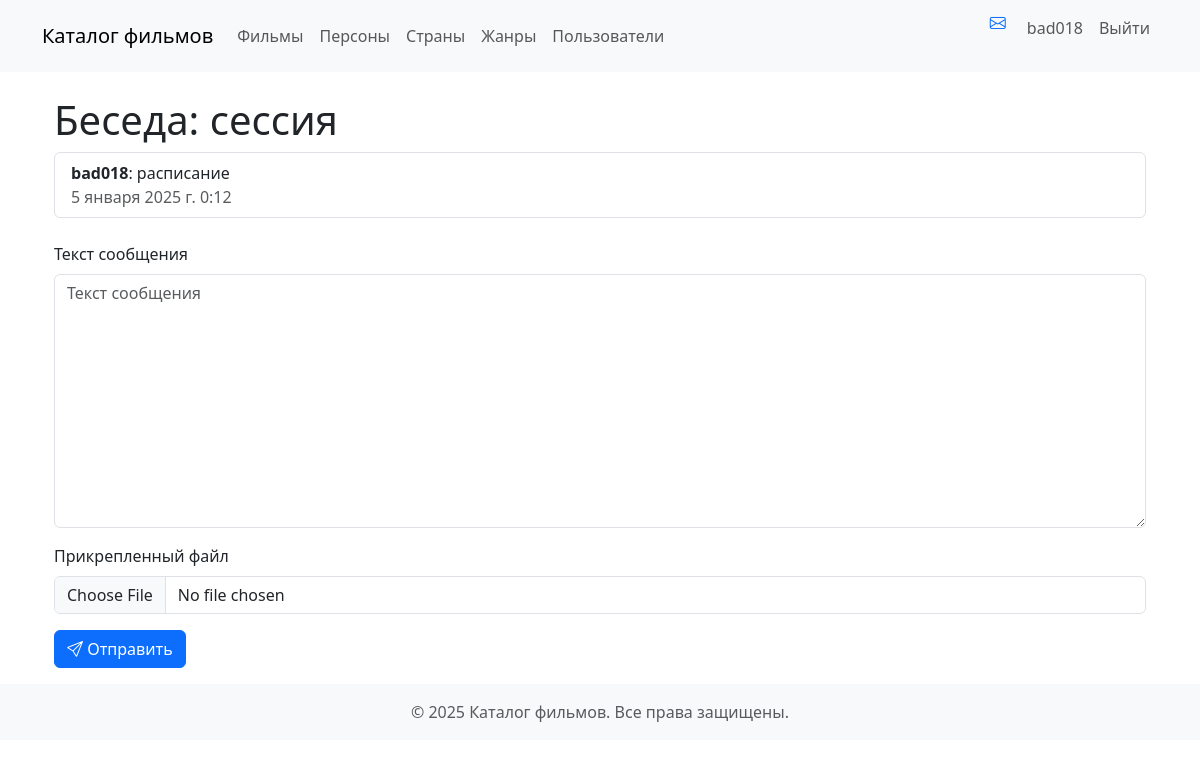
The app's page /accounts/conversation/19/ (signed in) with its own data.
### accounts/models.py (models this page shows, shortened)
class Conversation(MyModel):
    participants = models.ManyToManyField(
        settings.AUTH_USER_MODEL,  # Участники беседы
        verbose_name="Участники",
        blank=True
    )
    subject = models.CharField("Тема", max_length=255)
    created_at = models.DateTimeField("Дата создания", auto_now_add=True)
    class Meta:
        ordering = ["-created_at"]
        verbose_name = "Беседа"
        verbose_name_plural = "Беседы"

class Message(models.Model):
    sender = models.ForeignKey(
        settings.AUTH_USER_MODEL,
        on_delete=models.CASCADE,
        related_name='sent_messages',
        verbose_name="Отправитель"
    )
    recipient = models.ForeignKey(
        settings.AUTH_USER_MODEL,
        on_delete=models.CASCADE,
        related_name='received_messages',
        verbose_name="Получатель"
    )
    conversation = models.ForeignKey(
        'Conversation',
        on_delete=models.CASCADE,
        related_name='messages',
        verbose_name="Беседа",
        default=1
    )
    content = models.TextField("Текст сообщения")
    attachment = models.FileField("Прикрепленный файл", blank=True, null=True)
    created_at = models.DateTimeField("Дата создания", auto_now_add=True)
    class Meta:
        ordering = ["-created_at"]
        verbose_name = "Сообщение"
        verbose_name_plural = "Сообщения"

### accounts/views.py (the view)
# urls.py: path('conversation/<int:conversation_id>/', views.conversation_detail, name='conversation_detail'),
def conversation_detail(request, conversation_id):
    conversation = get_object_or_404(Conversation, id=conversation_id)
    messages_list = conversation.messages.all().order_by('created_at')
    if request.method == 'POST':
        form = MessageForm(request.POST, request.FILES)
        if form.is_valid():
            message = form.save(commit=False)
            message.sender = request.user
            message.conversation = conversation
            participants = conversation.participants.exclude(id=request.user.id)
            if participants.exists():
                message.recipient = participants.first()  # Отправляем первому участнику
            else:
                messages.error(request, 'Невозможно отправить сообщение: нет получателя.')
                return redirect('accounts:conversation_detail', conversation_id=conversation.id)
            message.save()
            return redirect('accounts:conversation_detail', conversation_id=conversation.id)
    else:
        form = MessageForm()
    return render(request, 'accounts/conversation/detail.html', {
        'conversation': conversation,
        'messages': messages_list,
        'form': form,
    })

### accounts/forms.py
class MessageForm(forms.ModelForm):
    class Meta:
        model = Message
        fields = ['content', 'attachment']

### films/templatetags/films_tags.py (called while the page is built)
@register.filter
def model_verbose_name_plural(cls_name):
    Model = apps.get_model(*cls_name.split(":"))
    return Model._meta.verbose_name_plural

### accounts/templates/accounts/conversation/detail.html (shortened to what this page needs)
{% extends 'accounts/base.html' %}
{% load user_tags %}
{% load django_bootstrap5 %}
{% block content %}
<div class="container mt-4">
    <h1>Беседа: {{ conversation.subject }}</h1>
    <div class="list-group">
        {% for message in messages %}
        <div class="list-group-item">
            <strong>{{ message.sender.username }}</strong>: {{ message.content }}
            <div class="text-muted">
                {{ message.created_at }}
            </div>
        </div>
        {% empty %}
        <div class="alert alert-info">В этой беседе пока нет сообщений.</div>
        {% endfor %}
    </div>
    <div class="mt-4">
        <form method="post" enctype="multipart/form-data">
            {% bootstrap_form form %}
            <button type="submit" class="btn btn-primary">
                <i class="bi-send"></i> Отправить
            </button>
        </form>
    </div>
</div>
{% endblock %}

### films/templates/films/navbar.html (shortened to what this page needs)
{% load films_tags %}
<nav class="navbar navbar-expand-md bg-body-tertiary mb-4">
    <div class="container">
        <a class="navbar-brand" href="{% url 'films:home' %}">Каталог фильмов</a>
        <div class="navbar-collapse collapse" id="navbarCollapse">
            <ul class="navbar-nav me-auto mb-2 mb-md-0">
                <li class="nav-item">
                    <a class="nav-link {% if request.path == '/' or request.path|slice:':7' == '/films/' %}active{% endif %}"
                       href="{% url 'films:film_list' %}">{{ 'films:film'|model_verbose_name_plural }}</a>
                </li>
                <li class="nav-item">
                    <a class="nav-link {% if request.path|slice:':8' == '/people/' %}active{% endif %}"
                       href="{% url 'films:person_list' %}">{{ 'films:person'|model_verbose_name_plural }}</a>
                </li>
                <li class="nav-item">
                    <a class="nav-link {% if request.path|slice:':11' == '/countries/' %}active{% endif %}"
                       href="{% url 'films:country_list' %}">{{ 'films:country'|model_verbose_name_plural }}</a>
                </li>
                <li class="nav-item">
                    <a class="nav-link {% if request.path|slice:':8' == '/genres/' %}active{% endif %}"
                       href="{% url 'films:genre_list' %}">{{ 'films:genre'|model_verbose_name_plural }}</a>
                </li>
                <li class="nav-item">
                    <a class="nav-link {% if request.resolver_match.url_name == 'user_list' %}active{% endif %}"
                       href="{% url 'accounts:user_list' %}">Пользователи</a>
                </li>
            </ul>
            <div>
                <ul class="navbar-nav me-auto mb-2 mb-lg-0">
                    {% if user.is_authenticated %}
                    <a href="{% url 'accounts:conversation_list' %}" class="btn btn-link">
                        <i class="bi-envelope"></i>
                    </a>
                    <li class="nav-item">
                        <a class="nav-link" href="{% url 'accounts:user_detail' user.id %}">{{ user.username }}</a>
                    </li>
                    <li class="nav-item">
                        <form action="{% url 'logout' %}" method="post">
                            <button type="submit" class="nav-link">Выйти</button>
                        </form>
                    </li>
                    {% endif %}
                </ul>
            </div>
        </div>
    </div>
</nav>

### accounts/static/accounts/css/messages.css (style rules this page uses)
:root { --alert-success: #d1e7dd; --alert-error: #f8d7da; --alert-info: #cff4fc; --alert-warning: #fff3cd; }

### records on screen
Conversation: subject "сессия"
Message: sender.username "bad018", content "расписание", created_at "5 января 2025 г. 0:12"

### other values on screen
{{ 'films:film'|model_verbose_name_plural }} "Фильмы"
{{ 'films:person'|model_verbose_name_plural }} "Персоны"
{{ 'films:country'|model_verbose_name_plural }} "Страны"
{{ 'films:genre'|model_verbose_name_plural }} "Жанры"
{{ user.username }} "bad018"
